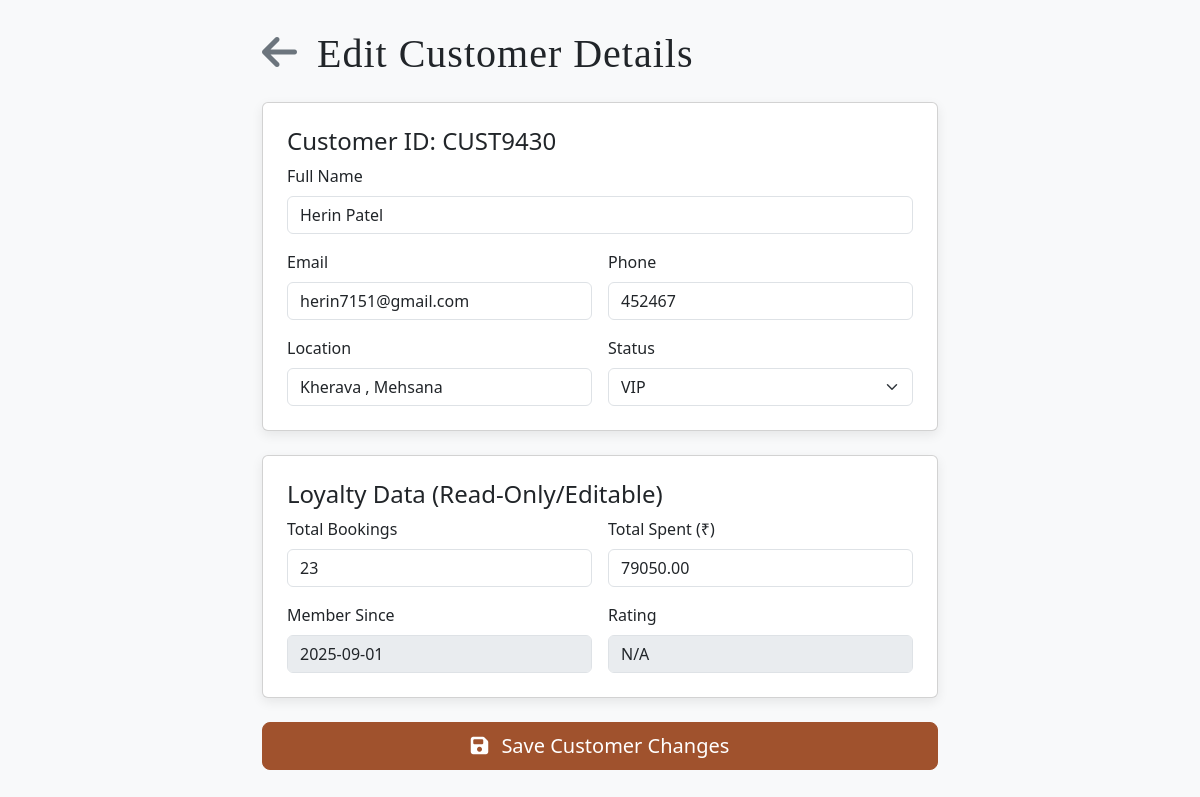
/edit_customer.php?id=CUST9430, run on the app's committed database.
### tables this page shows
CREATE TABLE `users` (
  `customer_id` varchar(20) NOT NULL,
  `name` varchar(100) NOT NULL,
  `email` varchar(100) NOT NULL,
  `phone` varchar(20) NOT NULL,
  `location` varchar(100) DEFAULT NULL,
  `member_since` date DEFAULT curdate(),
  `bookings` int(11) DEFAULT 0,
  `total_spent` decimal(10,2) DEFAULT 0.00,
  `rating` decimal(3,1) DEFAULT NULL,
  `status` enum('ACTIVE','INACTIVE','VIP') DEFAULT 'ACTIVE',
  `created_at` timestamp NOT NULL DEFAULT current_timestamp()
);

### edit_customer.php (the view, shortened to what this page needs)
<?php
include 'db.php';
$customer_id = null;
$customer = null;
if (isset($_GET['id'])) {
    $customer_id = mysqli_real_escape_string($conn, $_GET['id']);
    $sql_fetch = "SELECT * FROM users WHERE customer_id = '$customer_id'";
    $result_fetch = mysqli_query($conn, $sql_fetch);
    if ($result_fetch && mysqli_num_rows($result_fetch) > 0) {
        $customer = mysqli_fetch_assoc($result_fetch);
    } else {
        $message = "Error: Customer ID '$customer_id' not found.";
        $message_type = 'danger';
        $customer_id = null;
    }
} else {
    $message = "Error: Invalid customer ID provided.";
    $message_type = 'danger';
}
?>
<!DOCTYPE html>
<html lang="en">
<head>
    <link href="https://cdn.jsdelivr.net/npm/bootstrap@5.3.3/dist/css/bootstrap.min.css" rel="stylesheet">
    <link rel="stylesheet" href="https://cdnjs.cloudflare.com/ajax/libs/font-awesome/6.4.0/css/all.min.css">
</head>
<body>
    <div class="container">
        <h1 class="mb-4">
            <a href="admin_panel.php?section=customers-section" class="text-secondary me-2"><i class="fas fa-arrow-left"></i></a>
            Edit Customer Details
        </h1>
        <?php if ($customer): ?>
        <form method="POST" action="edit_customer.php?id=<?php echo htmlspecialchars($customer_id); ?>">
            <div class="card p-4 mb-4">
                <h4 class="card-title">Customer ID: <?php echo htmlspecialchars($customer['customer_id']); ?></h4>
                <div class="row g-3">
                    <div class="col-md-12">
                        <label for="name" class="form-label">Full Name</label>
                        <input type="text" class="form-control" id="name" name="name" value="<?php echo htmlspecialchars($customer['name']); ?>" required>
                    </div>
                    <div class="col-md-6">
                        <label for="email" class="form-label">Email</label>
                        <input type="email" class="form-control" id="email" name="email" value="<?php echo htmlspecialchars($customer['email']); ?>" required>
                    </div>
                    <div class="col-md-6">
                        <label for="phone" class="form-label">Phone</label>
                        <input type="text" class="form-control" id="phone" name="phone" value="<?php echo htmlspecialchars($customer['phone']); ?>" required>
                    </div>
                    <div class="col-md-6">
                        <label for="location" class="form-label">Location</label>
                        <input type="text" class="form-control" id="location" name="location" value="<?php echo htmlspecialchars($customer['location']); ?>">
                    </div>
                    <div class="col-md-6">
                        <label for="status" class="form-label">Status</label>
                        <select id="status" name="status" class="form-select" required>
                            <option value="VIP" <?php echo ($customer['status'] == 'VIP') ? 'selected' : ''; ?>>VIP</option>
                        </select>
                    </div>
                </div>
            </div>
            <div class="card p-4 mb-4">
                <h4 class="card-title">Loyalty Data (Read-Only/Editable)</h4>
                <div class="row g-3">
                    <div class="col-md-6">
                        <label for="bookings_count" class="form-label">Total Bookings</label>
                        <input type="number" class="form-control" id="bookings_count" name="bookings_count" value="<?php echo htmlspecialchars($customer['bookings']); ?>">
                    </div>
                    <div class="col-md-6">
                        <label for="total_spent" class="form-label">Total Spent (₹)</label>
                        <input type="number" step="0.01" class="form-control" id="total_spent" name="total_spent" value="<?php echo htmlspecialchars($customer['total_spent']); ?>">
                    </div>
                    <div class="col-md-6">
                        <label class="form-label">Member Since</label>
                        <input type="text" class="form-control" value="<?php echo date('Y-m-d', strtotime($customer['member_since'])); ?>" disabled>
                    </div>
                    <div class="col-md-6">
                        <label class="form-label">Rating</label>
                        <input type="text" class="form-control" value="<?php echo htmlspecialchars($customer['rating'] ?? 'N/A'); ?>" disabled>
                    </div>
                </div>
            </div>
            <button type="submit" class="btn btn-primary btn-lg w-100" style="background-color: #a0522d; border-color: #a0522d;">
                <i class="fas fa-save me-2"></i> Save Customer Changes
            </button>
        </form>
        <?php endif; ?>
    </div>
</body>
</html>

### assets/css/style.css (style rules this page uses)
body { margin: 0; font-family: 'Playfair Display', serif; background-color: #fdfbf6; }
h1, h2, h3, .hero-section h1 { font-family: 'Playfair Display', serif; font-weight: 700; letter-spacing: 1px; }
a, .hero-section p { font-family: 'Inter', sans-serif; line-height: 1.6; text-align: left; }
.btn { padding: 8px 16px; background: #f9f5ef; border: 1px solid #e6d8c2; border-radius: 10px; text-decoration: none; font-weight: 600; color: #444; transition: all 0.3s ease; }
.btn { display: inline-block; padding: 8px 15px; background: #f5e6cc; border-radius: 10px; text-decoration: none; font-weight: bold; color: #444; transition: background 0.3s; }
.btn { padding: 12px 24px; border-radius: 10px; font-weight: 600; text-decoration: none; transition: 0.3s; }

### edit_customer.php (style rules this page uses)
body { background-color: #f8f9fa; }
.container { max-width: 700px; margin-top: 30px; margin-bottom: 50px; }
.card { box-shadow: 0 4px 12px rgba(0, 0, 0, 0.08); }

### data on the page
users: customer_id "CUST9430", name "Herin Patel", email "herin7151@gmail.com", phone "452467", location "Kherava , Mehsana", status "VIP", bookings_count "23", total_spent "79050.00", member_since "2025-09-01", rating "N/A"
